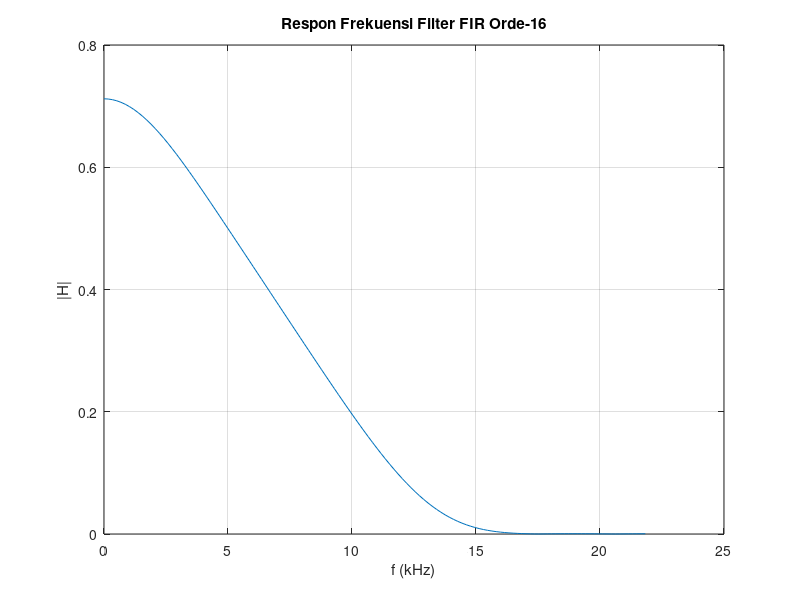

Write the MATLAB code that produced this figure.
clear all; clc;

f = [0, 0.00227, 0.6, 0.9, 1];
m = [1, 0.8, 0, 0, 0];
n = 16;                              % orde 16, 1/2 frekuensi sampling = 8kHz
fs2 = 22;                             % hitung koefisien filter
b = fir2(n, f, m);

fid = fopen('fir.txt', 'w');         % buka file fir.txt
fprintf(fid, strcat('Koefisien filter FIR orde-'), int2str(n), ':\n');
fprintf(fid, strcat('Generated on-', datestr(now), '\n\n'));
for i = 1:n+1                        % simpan dalam file
    fprintf(fid, '%1.6f \n', b(i));
end
fclose(fid);                         % tutup file

[H, w] = freqz(b, 1, 128);           % respon frekuensi
plot(w/pi * fs2, abs(H));            % plot respon frekuensi

xlabel('f (kHz)');
ylabel('|H|');
grid;
title(strcat('Respon Frekuensi Filter FIR Orde-', int2str(n)));
